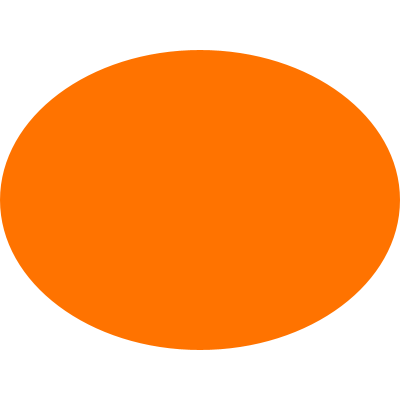
Frame 1 (no input)
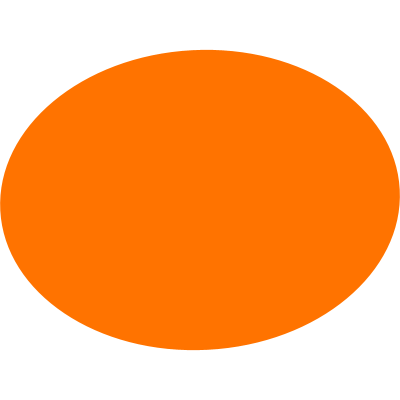
Frame 60 (the mouse pressed at the canvas centre just before this capture)
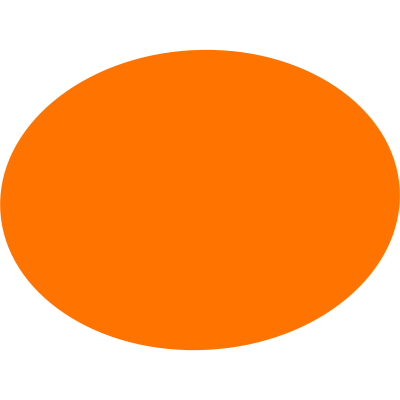
Frame 120 (the mouse held since frame 60 and released just before this capture)

The Processing sketch that drew these frames (run headless with seeded random() and noise(); from frame 60 on, the mouse is pressed at the canvas centre):

// Processing sketch: processing_175258
// ── processing_175258.pde

int a=0;
void setup () {
  size(400,400);
}
void draw () {
  background(255);
  translate(width/2, height/2);
  rotate(radians(a));
  noStroke();
  fill(255,115,0);
  ellipse(0,0,400,300);
  a=a+3;
}
